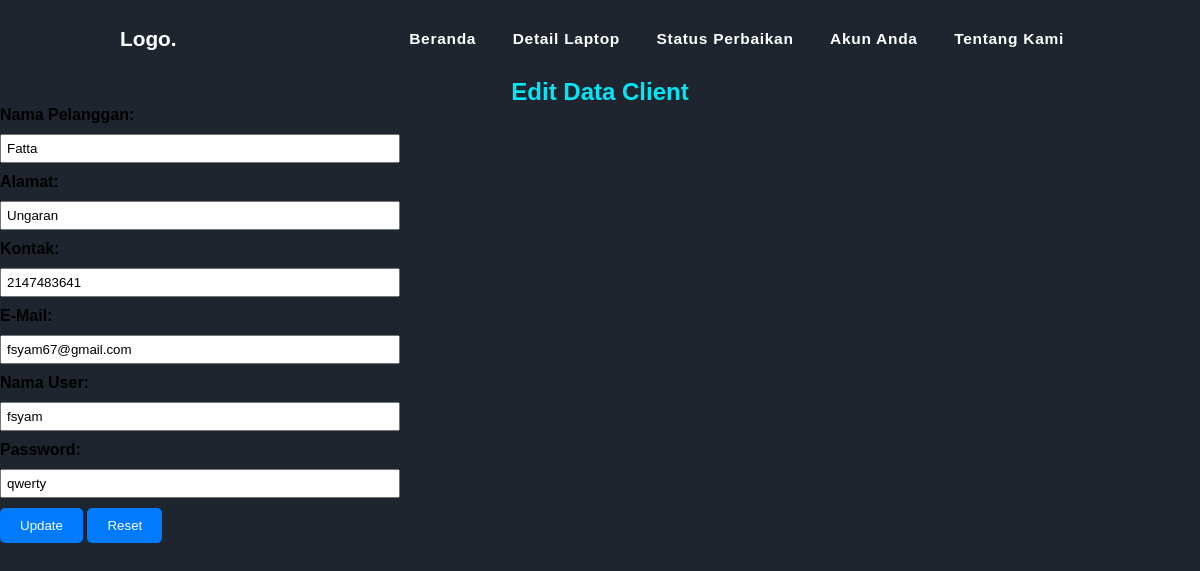
The page /servD/client/edit_client.php?id=4 on the database its author committed.
### tables this page shows
CREATE TABLE `pelanggan` (
  `id_user` int(10) NOT NULL,
  `nama` varchar(25) DEFAULT NULL,
  `alamat` varchar(50) DEFAULT NULL,
  `NomorKontak` int(12) DEFAULT NULL,
  `Email` varchar(25) DEFAULT NULL,
  `username` char(10) DEFAULT NULL,
  `katasandi` char(12) DEFAULT NULL,
  `peran` char(10) DEFAULT NULL
);

### servD/client/edit_client.php (the view, shortened to what this page needs)
<?php
include "../koneksi.php";
if (isset($_GET['id'])) {
    $idUser = $_GET['id'];
    $query = "SELECT id_user, nama AS 'Nama Pelanggan', alamat AS 'Alamat', NomorKontak AS 'Kontak', Email AS 'E-Mail', username AS 'Nama User', katasandi AS 'Password' FROM Pelanggan WHERE id_user = ?";
    $stmt = mysqli_prepare($link, $query);
    mysqli_stmt_bind_param($stmt, "i", $idUser);
    mysqli_stmt_execute($stmt);
    $result = mysqli_stmt_get_result($stmt);
    if (mysqli_num_rows($result) > 0) {
        $row = mysqli_fetch_assoc($result);
        ?>
        <html>
        <head>
            <?php include "menu.php"; ?>
            <link rel="stylesheet" href="css/style.css">
        </head>
        <body>
            <h2>Edit Data Client</h2>
            <form action="update_client.php" method="POST">
                <label for="nama">Nama Pelanggan:</label>
                <input type="text" name="nama" id="nama" value="<?php echo $row['Nama Pelanggan']; ?>"><br>
                <label for="alamat">Alamat:</label>
                <input type="text" name="alamat" id="alamat" value="<?php echo $row['Alamat']; ?>"><br>
                <label for="kontak">Kontak:</label>
                <input type="text" name="kontak" id="kontak" value="<?php echo $row['Kontak']; ?>"><br>
                <label for="email">E-Mail:</label>
                <input type="email" name="email" id="email" value="<?php echo $row['E-Mail']; ?>"><br>
                <label for="username">Nama User:</label>
                <input type="text" name="username" id="username" value="<?php echo $row['Nama User']; ?>"><br>
                <label for="katasandi">Password:</label>
                <input type="text" name="katasandi" id="katasandi" value="<?php echo $row['Password']; ?>"><br>
                <input type="submit" value="Update">
                <input type="reset" value="Reset">
            </form>
        </body>
        </html>
        <?php
    } else {
        echo "Data client tidak ditemukan.";
    }
} else {
    echo "ID client tidak diberikan.";
}
?>

### servD/client/css/style.css (style rules this page uses)
* { margin: 0; padding: 0; }
body { font-family: 'Poppins', sans-serif; max-height: 100vh; background-color: #1F252E; }
h2 { color:#00E8F8; text-align: center; }
form { width: 400px; }
label { display: block; margin-bottom: 10px; font-weight: bold; }
input[type="text"], textarea, input[type="email"] { width: 100%; padding: 5px; margin-bottom: 10px; }
input[type="submit"], input[type="reset"] { padding: 10px 20px; background-color: #007bff; color: #fff; border: none; cursor: pointer; border-radius: 5px; }

### rows shown on the page
pelanggan: nama "Fatta", alamat "Ungaran", kontak "2147483641", email "fsyam67@gmail.com", username "fsyam", katasandi "qwerty"
